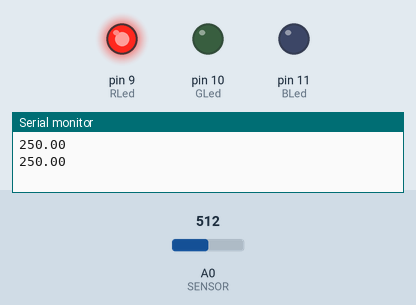
Recording of a sketch running on a simulated Arduino Uno, built with avr-gcc and run on an emulated ATmega328P. Parts: output pins drawn as LEDs (lit = HIGH), the last lines printed to the serial monitor. The test bench sets the inputs (shaded band); at power-on: A0 (SENSOR) = 512.

Above: at 1.8 s.
1.9 s: A0 (SENSOR) set to 51
3.4 s: A0 (SENSOR) set to 43
At 4.9 s:
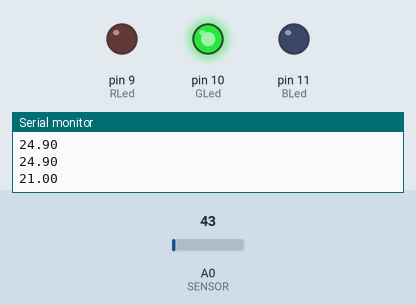
5.5 s: A0 (SENSOR) set to 12
At 6.4 s:
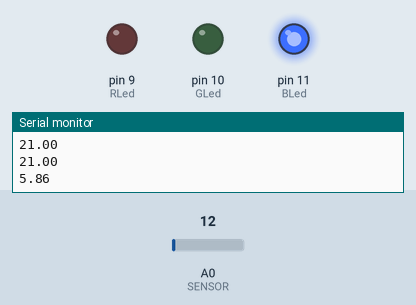
7.5 s: A0 (SENSOR) set to 122
At 9.2 s:
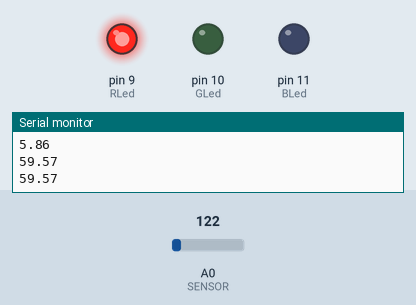
9.5 s: A0 (SENSOR) set to 10
At 10.8 s:
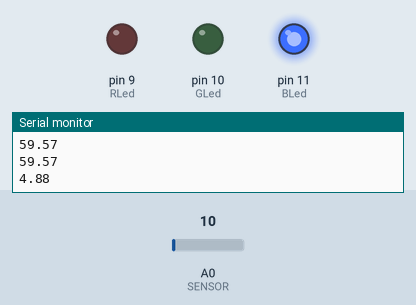
Timing chart, 0 to 12.5 s (numbered marks = the images above; inputs shaded):
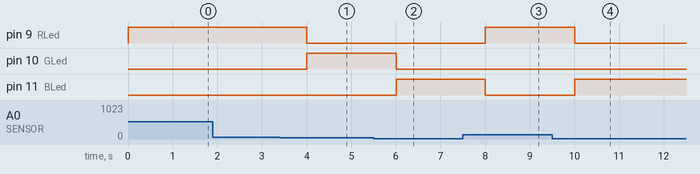

The sketch:

_10._Read_Temperature_RGB.ino
```cpp
const int SENSOR = 0; // Assigning pin no 0 as TEMP
const int RLed = 9; // Assigning pin no 9 to Red LED
const int GLed = 10; // Assigning pin no 10 to Green LED
const int BLed = 11; // Assigning pin no 11 to Blue LED

float value = 0; // Initializing value as 0

void setup()
{
  Serial.begin(9600); // Opening serial port. Defining Bits per sec
  pinMode(RLed, OUTPUT);
  pinMode(GLed, OUTPUT);
  pinMode(BLed, OUTPUT);
}

void loop()
{
  value = analogRead(SENSOR); // Read value from the temperature sensor and store in val
  value = value * 5.0 / 10.24;
  if (value < 20.5)
  {
    digitalWrite(RLed, LOW);
    digitalWrite(GLed, LOW);
    digitalWrite(BLed, HIGH);
  }
  else if (value > 22.0)
  {
    digitalWrite(RLed, HIGH);
    digitalWrite(GLed, LOW);
    digitalWrite(BLed, LOW);
  }
  else
  {
    digitalWrite(RLed, LOW);
    digitalWrite(GLed, HIGH);
    digitalWrite(BLed, LOW);
  }

  Serial.println(value); // Print value of val using Arduino serial print option
  delay(1000);
}
```

Measured:
- the behaviour switches between 46 and 45 on A0 (SENSOR) (found by bisection; images 0 and 1)
- after the input at 3.4 s, pin 9 (RLed): HIGH → LOW after 0.60 s; pin 10 (GLed): LOW → HIGH after 0.60 s
- after the input at 5.5 s, pin 10 (GLed): HIGH → LOW after 0.50 s; pin 11 (BLed): LOW → HIGH after 0.50 s
- after the input at 7.5 s, pin 9 (RLed): LOW → HIGH after 0.51 s; pin 11 (BLed): HIGH → LOW after 0.51 s
- after the input at 9.5 s, pin 9 (RLed): HIGH → LOW after 0.51 s; pin 11 (BLed): LOW → HIGH after 0.51 s
